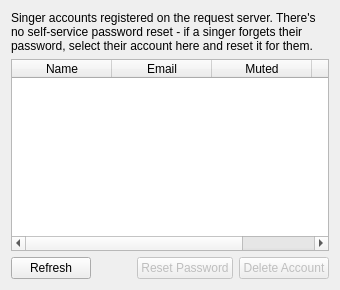
          <widget class="QWidget" name="tabSingerAccounts">
           <attribute name="title">
            <string>Singer Accounts</string>
           </attribute>
           <layout class="QVBoxLayout" name="verticalLayout_29">
            <item>
             <widget class="QLabel" name="labelSingerAccountsDesc">
              <property name="text">
               <string>Singer accounts registered on the request server. There's no self-service password reset - if a singer forgets their password, select their account here and reset it for them.</string>
              </property>
              <property name="wordWrap">
               <bool>true</bool>
              </property>
             </widget>
            </item>
            <item>
             <widget class="QTableWidget" name="tableWidgetSingerAccounts">
              <property name="editTriggers">
               <set>QAbstractItemView::NoEditTriggers</set>
              </property>
              <property name="selectionBehavior">
               <enum>QAbstractItemView::SelectRows</enum>
              </property>
              <property name="selectionMode">
               <enum>QAbstractItemView::SingleSelection</enum>
              </property>
              <property name="alternatingRowColors">
               <bool>true</bool>
              </property>
              <column>
               <property name="text">
                <string>Name</string>
               </property>
              </column>
              <column>
               <property name="text">
                <string>Email</string>
               </property>
              </column>
              <column>
               <property name="text">
                <string>Muted</string>
               </property>
              </column>
              <column>
               <property name="text">
                <string>Created</string>
               </property>
              </column>
             </widget>
            </item>
            <item>
             <layout class="QHBoxLayout" name="horizontalLayoutSingerAccounts">
              <item>
               <widget class="QPushButton" name="btnSingerAccountsRefresh">
                <property name="text">
                 <string>Refresh</string>
                </property>
               </widget>
              </item>
              <item>
               <spacer name="horizontalSpacerSingerAccounts">
                <property name="orientation">
                 <enum>Qt::Horizontal</enum>
                </property>
                <property name="sizeHint" stdset="0">
                 <size>
                  <width>40</width>
                  <height>20</height>
                 </size>
                </property>
               </spacer>
              </item>
              <item>
               <widget class="QPushButton" name="btnSingerAccountsResetPassword">
                <property name="enabled">
                 <bool>false</bool>
                </property>
                <property name="text">
                 <string>Reset Password</string>
                </property>
               </widget>
              </item>
              <item>
               <widget class="QPushButton" name="btnSingerAccountsDelete">
                <property name="enabled">
                 <bool>false</bool>
                </property>
                <property name="text">
                 <string>Delete Account</string>
                </property>
               </widget>
              </item>
             </layout>
            </item>
           </layout>
          </widget>
